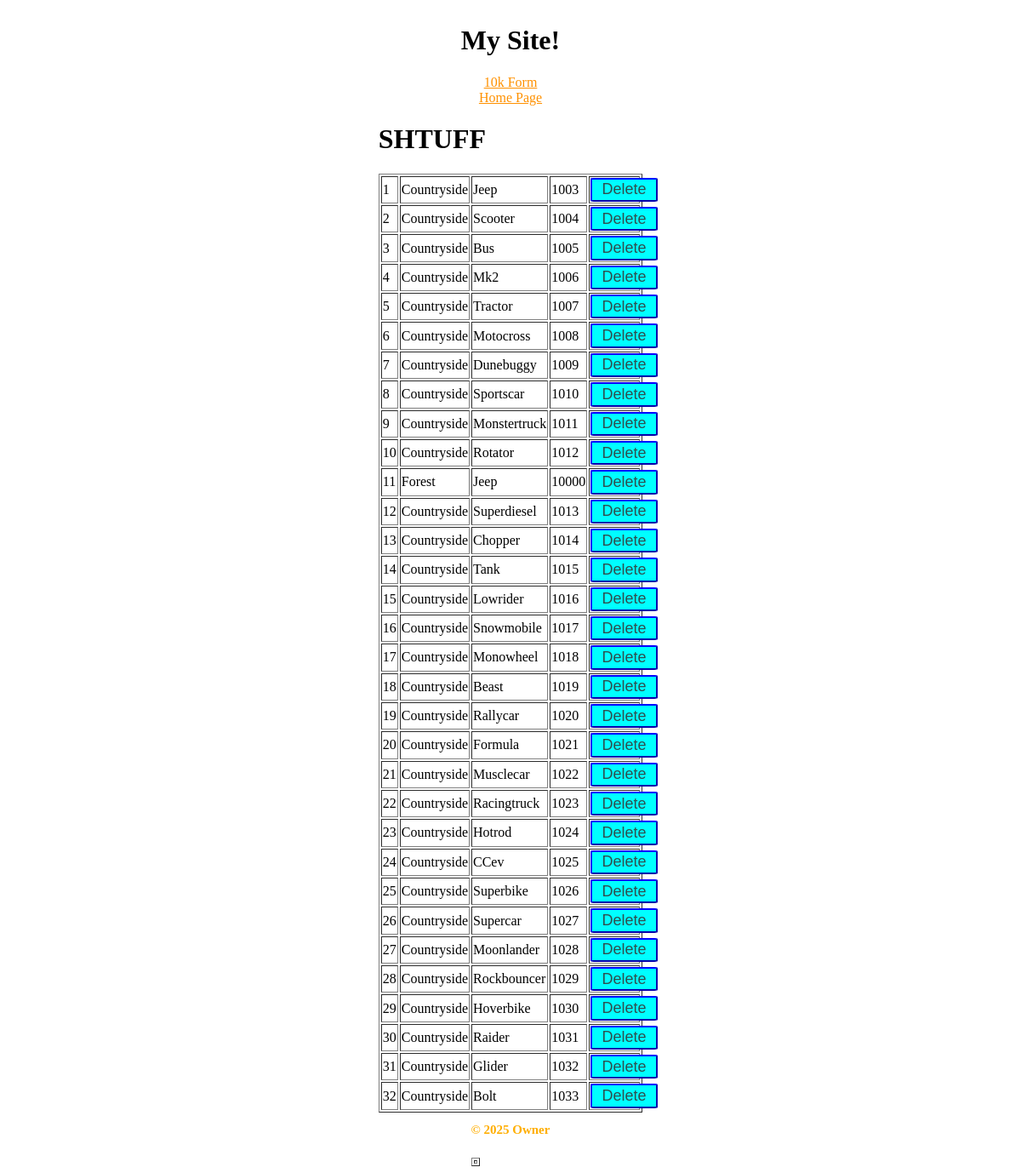
The page /home on the database its author committed.
### tables this page shows
CREATE TABLE Distances (
    id INTEGER PRIMARY KEY AUTOINCREMENT,
    map TEXT,
    vehicle TEXT,
    distance INTEGER,
    UNIQUE(map, vehicle)
);

### Main Backend.py (the view)
@app.route('/home', methods=['GET', 'POST'])
def home():
    db = get_db()
    cur = db.cursor()
    rows = cur.execute('SELECT * FROM Distances').fetchall()
    return render_template('home.html', rows=rows)

### Main Backend.py (called while the page is built)
def get_db(): #Database connection function
    db = getattr(g, '_database', None)
    if db is None:
        db = g._database = sqlite3.connect('Python_Backend/Distances.db')
        db.row_factory = sqlite3.Row
        c = db.cursor()
        db.commit()
    return db

### templates/home.html (shortened to what this page needs)
{% extends 'layout.html' %}

### templates/layout.html (shortened to what this page needs)
<!DOCTYPE html>
<html>
<head>
    <link rel="stylesheet" href="{{ url_for('static', filename='style.css') }}">
</head>
<body>
    {% include 'header.html' %}
    {% include 'footer.html' %}
</body>
</html>

### templates/header.html
<head>
    <h1>My Site!</h1>
    <a href="{{ url_for('Form10k') }}">10k Form</a>
    <a href="{{ url_for('home') }}">Home Page</a>
</head>
<body>
    <div>
        <table border="1">
            <h1>SHTUFF
                {% for row in rows %}
                <tr>
                    <td>{{ row.id }}</td>
                    <td>{{ row.map }}</td>
                    <td>{{ row.vehicle }}</td>
                    <td>{{ row.distance }}</td>
                    <td>
                        <form action="{{url_for('delete_distance', id=row['id']) }}" method="post">
                            <input type="submit" value="Delete" onclick="return confirm('confirm?')">
                        </form>
                    </td>
                </tr>
                {% endfor %}
            </h1>
        </table>
    </div>
</body>

### templates/footer.html
<footer>
    <h2>&copy; 2025 Owner</h2><br>
    <table border="1" class="fake-table">
        <tr>
            <td></td>
        </tr>
    </table>
</footer>

### static/style.css (style rules this page uses)
body { display: flex; flex-direction: column; justify-content: center; align-items: center; }
footer { font-size: x-small; color: rgb(255, 174, 0); }
input[type="submit"] { color: darkslategray; background-color: aqua; padding: 3%; padding-right: 20%; padding-left: 20%; font-size: large; border-color: blue; border-radius: 5%; }
a { color: rgb(255, 145, 0); }
.fake-table { text-align: center; font-size: xx-large; }

### rows shown on the page
Distances: id "1", map "Countryside", vehicle "Jeep", distance "1003"
Distances: id "2", map "Countryside", vehicle "Scooter", distance "1004"
Distances: id "3", map "Countryside", vehicle "Bus", distance "1005"
Distances: id "4", map "Countryside", vehicle "Mk2", distance "1006"
Distances: id "5", map "Countryside", vehicle "Tractor", distance "1007"
Distances: id "6", map "Countryside", vehicle "Motocross", distance "1008"
Distances: id "7", map "Countryside", vehicle "Dunebuggy", distance "1009"
Distances: id "8", map "Countryside", vehicle "Sportscar", distance "1010"
Distances: id "9", map "Countryside", vehicle "Monstertruck", distance "1011"
Distances: id "10", map "Countryside", vehicle "Rotator", distance "1012"
Distances: id "11", map "Forest", vehicle "Jeep", distance "10000"
Distances: id "12", map "Countryside", vehicle "Superdiesel", distance "1013"
Distances: id "13", map "Countryside", vehicle "Chopper", distance "1014"
Distances: id "14", map "Countryside", vehicle "Tank", distance "1015"
Distances: id "15", map "Countryside", vehicle "Lowrider", distance "1016"
Distances: id "16", map "Countryside", vehicle "Snowmobile", distance "1017"
Distances: id "17", map "Countryside", vehicle "Monowheel", distance "1018"
Distances: id "18", map "Countryside", vehicle "Beast", distance "1019"
Distances: id "19", map "Countryside", vehicle "Rallycar", distance "1020"
Distances: id "20", map "Countryside", vehicle "Formula", distance "1021"
Distances: id "21", map "Countryside", vehicle "Musclecar", distance "1022"
Distances: id "22", map "Countryside", vehicle "Racingtruck", distance "1023"
Distances: id "23", map "Countryside", vehicle "Hotrod", distance "1024"
Distances: id "24", map "Countryside", vehicle "CCev", distance "1025"
Distances: id "25", map "Countryside", vehicle "Superbike", distance "1026"
Distances: id "26", map "Countryside", vehicle "Supercar", distance "1027"
Distances: id "27", map "Countryside", vehicle "Moonlander", distance "1028"
Distances: id "28", map "Countryside", vehicle "Rockbouncer", distance "1029"
Distances: id "29", map "Countryside", vehicle "Hoverbike", distance "1030"
Distances: id "30", map "Countryside", vehicle "Raider", distance "1031"
Distances: id "31", map "Countryside", vehicle "Glider", distance "1032"
Distances: id "32", map "Countryside", vehicle "Bolt", distance "1033"
